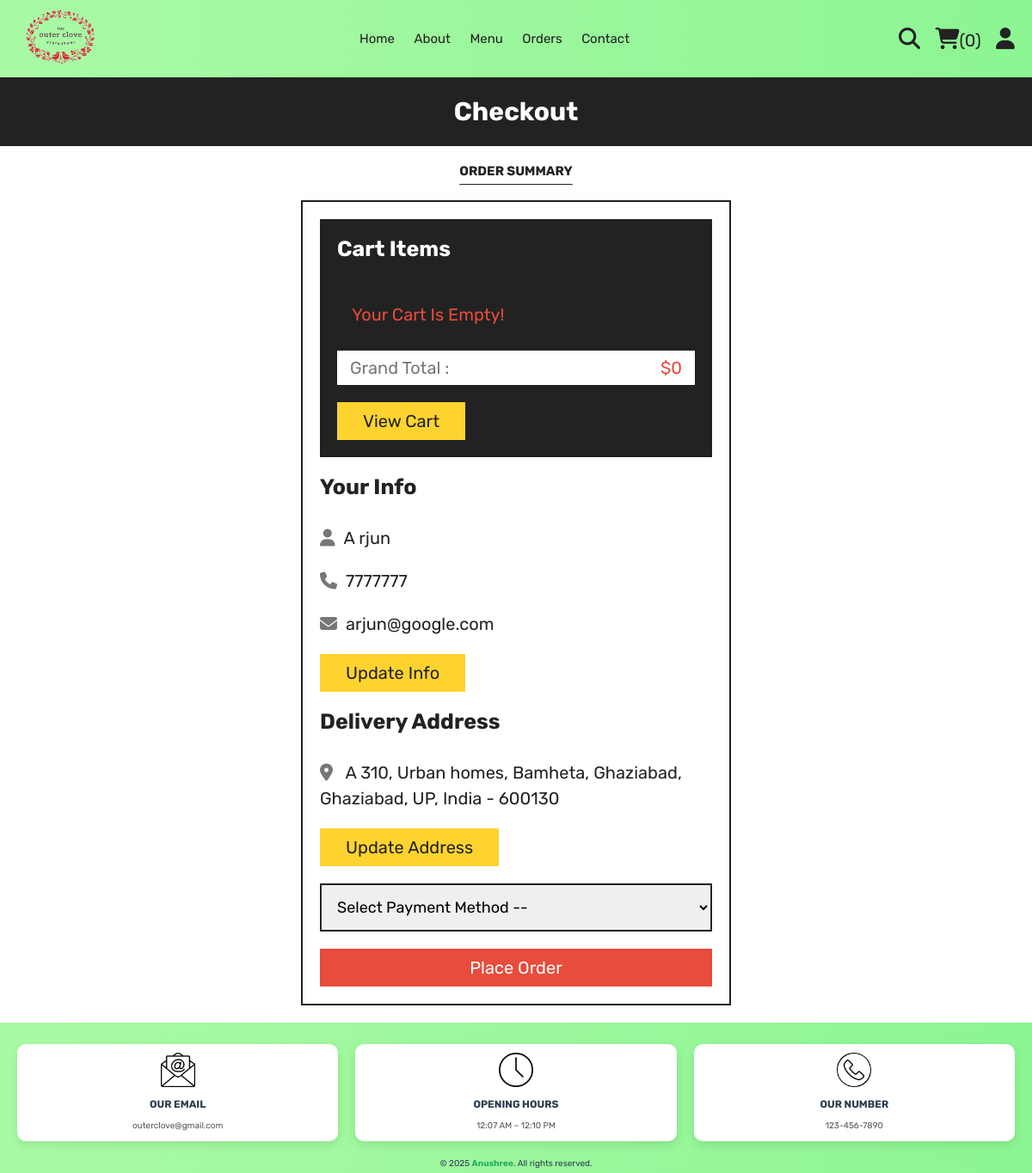
The page /checkout.php (signed in) on the database its author committed.
### tables this page shows
CREATE TABLE `users` (
  `id` int(100) NOT NULL,
  `name` varchar(20) NOT NULL,
  `email` varchar(50) NOT NULL,
  `number` varchar(10) NOT NULL,
  `password` varchar(50) NOT NULL,
  `address` varchar(500) NOT NULL
);

### checkout.php (the view, shortened to what this page needs)
<?php
include 'components/connect.php';
if(isset($_SESSION['user_id'])){
   $user_id = $_SESSION['user_id'];
}else{
   $user_id = '';
   header('location:home.php');
   exit;
}
$order_success = false;
?>
<!DOCTYPE html>
<html lang="en">
<head>
   <link rel="stylesheet" href="https://cdnjs.cloudflare.com/ajax/libs/font-awesome/6.1.1/css/all.min.css">
   <link rel="stylesheet" href="css/style.css">
</head>
<body>
<?php include 'components/user_header.php'; ?>
<div class="heading">
   <h3>Checkout</h3>
</div>
<?php if($order_success): ?>
<section class="checkout">
   <div class="success-box" style="text-align:center; padding:40px; background:#f0fff0; border:2px solid #0f0; border-radius:10px;">
      <i class="fas fa-check-circle" style="font-size:50px; color:green;"></i>
      <h1>Order Placed Successfully!</h1>
      <p>Thank you for your purchase. Your order is being processed.</p>
      <a href="home.php" class="btn" style="margin-top:20px;">Go to Home</a>
   </div>
</section>
<?php else: ?>
<section class="checkout">
   <h1 class="title">Order Summary</h1>
<form action="" method="post">
   <div class="cart-items">
      <h3>Cart Items</h3>
      <?php
         $grand_total = 0;
         $cart_items[] = '';
         $select_cart = $conn->prepare("SELECT * FROM `cart` WHERE user_id = ?");
         $select_cart->execute([$user_id]);
         if($select_cart->rowCount() > 0){
            while($fetch_cart = $select_cart->fetch(PDO::FETCH_ASSOC)){
               $cart_items[] = $fetch_cart['name'].' ('.$fetch_cart['price'].' x '. $fetch_cart['quantity'].') - ';
               $total_products = implode($cart_items);
               $grand_total += ($fetch_cart['price'] * $fetch_cart['quantity']);
      ?>
      <p><span class="name"><?= $fetch_cart['name']; ?></span><span class="price">$<?= $fetch_cart['price']; ?> x <?= $fetch_cart['quantity']; ?></span></p>
      <?php
            }
         }else{
            echo '<p class="empty">your cart is empty!</p>';
         }
      ?>
      <p class="grand-total"><span class="name">Grand Total :</span><span class="price">$<?= $grand_total; ?></span></p>
      <a href="cart.php" class="btn">View Cart</a>
   </div>
   <div class="user-info">
      <h3>Your Info</h3>
      <p><i class="fas fa-user"></i><span><?= $fetch_profile['name'] ?></span></p>
      <p><i class="fas fa-phone"></i><span><?= $fetch_profile['number'] ?></span></p>
      <p><i class="fas fa-envelope"></i><span><?= $fetch_profile['email'] ?></span></p>
      <a href="update_profile.php" class="btn">Update Info</a>
      <h3>Delivery Address</h3>
      <p><i class="fas fa-map-marker-alt"></i>
         <span><?php if($fetch_profile['address'] == ''){echo 'Please enter your address';}else{echo $fetch_profile['address'];} ?></span>
      </p>
      <a href="update_address.php" class="btn">Update Address</a>
      <select name="method" class="box" required>
         <option value="" disabled selected>Select Payment Method --</option>
      </select>
      <input type="submit" value="place order"
         class="btn <?php if($fetch_profile['address'] == ''){echo 'disabled';} ?>"
         style="width:100%; background:var(--red); color:var(--white);"
         name="submit">
   </div>
</form>
</section>
<?php endif; ?>
<?php include 'components/footer.php'; ?>
</body>
</html>

### css/style.css (style rules this page uses)
:root { --yellow: #fed330; --red: #e74c3c; --white: #fff; --black: #222; --light-color: #777; --border: .2rem solid var(--black); }
* { font-family: 'Rubik', sans-serif; margin: 0; padding: 0; box-sizing: border-box; outline: none; border: none; text-decoration: none; }
html { font-size: 62.5%; overflow-x: hidden; scroll-behavior: smooth; }
section { margin: 0 auto; max-width: 1200px; padding: 2rem; }
.title { text-align: center; margin-bottom: 2.5rem; font-size: rem; color: var(--black); text-transform: uppercase; text-decoration: underline; text-underline-offset: 1rem; }
.heading { display: flex; align-items: center; justify-content: center; gap: 1rem; flex-flow: column; background-color: var(--black); min-height: 8rem; }
.heading h3 { font-size: 3rem; color: var(--white); text-transform: capitalize; }
.btn, .delete-btn { margin-top: 1rem; display: inline-block; font-size: 2rem; padding: 1rem 3rem; cursor: pointer; text-transform: capitalize; transition: .2s linear; }
.btn { background-color: var(--yellow); color: var(--black); }
.empty { border: var(--border); padding: 1.5rem; text-align: center; width: 100%; font-size: 2rem; text-transform: capitalize; color: var(--red); }
.checkout form { max-width: 50rem; margin: 0 auto; border: var(--border); padding: 2rem; }
.checkout form h3 { font-size: 2.5rem; text-transform: capitalize; padding: 2rem 0; color: var(--black); }
.checkout form .cart-items { background-color: var(--black); padding: 2rem; padding-top: 0; }
.checkout form .cart-items h3 { color: var(--white); }
.checkout form .cart-items p { display: flex; align-items: center; gap: 1.5rem; justify-content: space-between; margin: 1rem 0; line-height: 1.5; font-size: 2rem; }
.checkout form .cart-items p .name { color: var(--light-color); }
.checkout form .cart-items p .price { color: var(--yellow); }
.checkout form .cart-items .grand-total { background-color: var(--white); padding: .5rem 1.5rem; }
.checkout form .cart-items .grand-total .price { color: var(--red); }
.checkout form .user-info p { font-size: 2rem; line-height: 1.5; padding: 1rem 0; }
.checkout form .user-info p i { color: var(--light-color); margin-right: 1rem; }
.checkout form .user-info p span { color: var(--black); }
.checkout form .user-info .box { width: 100%; border: var(--border); padding: 1.4rem; margin-top: 2rem; margin-bottom: 1rem; font-size: 1.8rem; }

### rows shown on the page
users: name "A rjun", number "7777777", email "arjun@google.com", address "A 310, Urban homes, Bamheta, Ghaziabad, Ghaziabad, UP, India - 600130", submit "place order"

### other values the page prints
$total_cart_items "0"
$grand_total "0"
